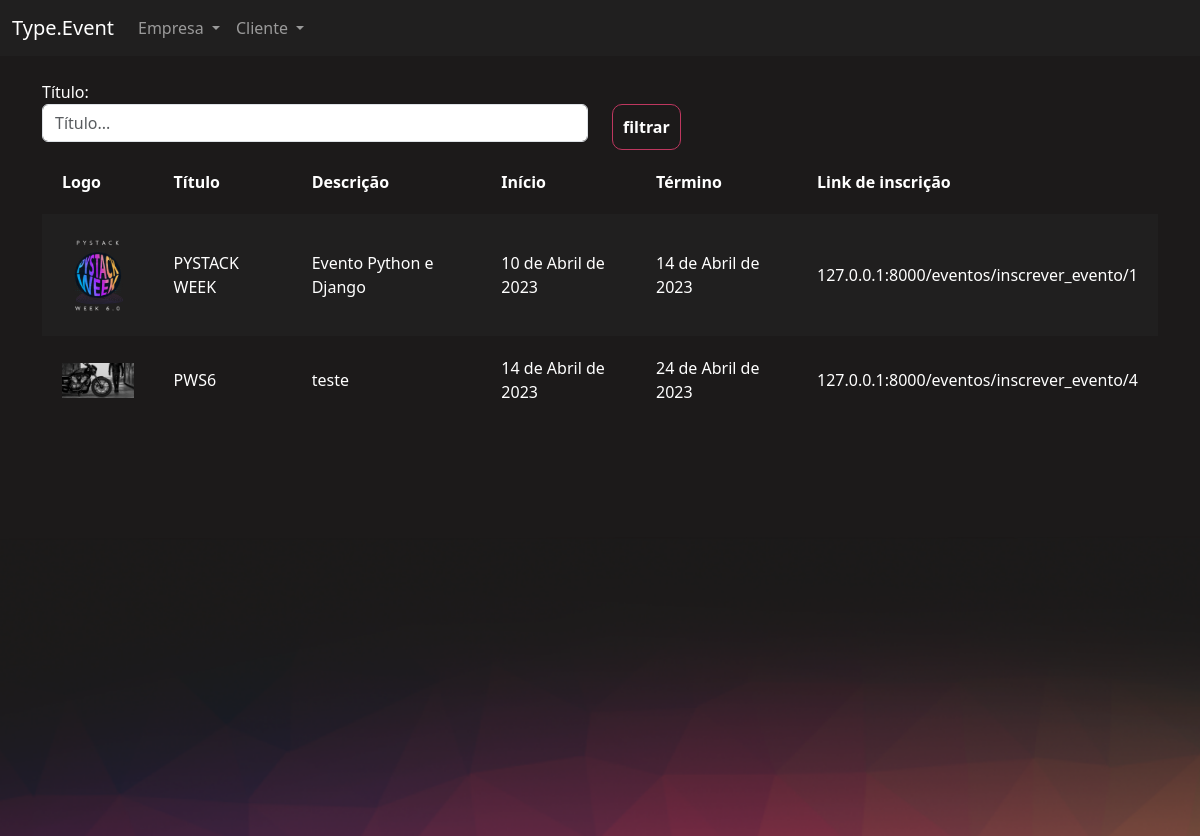
The page /eventos/gerenciar_evento/ (signed in) on the database its author committed.
### eventos/models.py (models this page shows, shortened)
class Evento(models.Model):
    criador = models.ForeignKey(User, on_delete=models.DO_NOTHING,null=True, blank=True)
    nome = models.CharField(max_length=200)
    descricao = models.TextField()
    data_inicio = models.DateField()
    data_termino = models.DateField()
    carga_horaria = models.IntegerField()
    logo = models.ImageField(upload_to='logos')
    participantes = models.ManyToManyField(User, related_name="evento_participante", null=True, blank=True)
    cor_principal = models.CharField(max_length=7)
    cor_secundaria = models.CharField(max_length=7)
    cor_fundo  = models.CharField(max_length=7)

### eventos/views.py (the view)
# urls.py: path('gerenciar_evento/', views.gerenciar_evento, name="gerenciar_evento"),
@login_required
def gerenciar_evento(request):
    if request.method == "GET":
        nome = request.GET.get('nome')
        eventos = Evento.objects.filter(criador=request.user)
        if nome:
            eventos = eventos.filter(nome__contains=nome)
        return render(request, 'gerenciar_evento.html', {'eventos': eventos})

### eventos/templates/gerenciar_evento.html (shortened to what this page needs)
{% extends "bases/base_evento.html" %}
{% load static %}
{% block 'importacoes' %}
    <link href="{% static 'evento/css/gerenciar_evento.css' %}" rel="stylesheet">
{% endblock %}
{% block 'conteudo' %}
    <div class="container">
        <br>
        <div class="row">
            <div class="col-md">
                <form action="{% url 'gerenciar_evento' %}" method="GET">
                <label>Título: </label>
                <input type="text" placeholder="Título..." class="form-control" name="nome">
            </div>
            <div class="col-md">
                <br>
                <input type="submit" class="btn-principal" value="filtrar">
            </div>
        </div>
        <table>
            <tr>
                <th>Logo</th>
                <th>Título</th>
                <th>Descrição</th>
                <th>Início</th>
                <th>Término</th>
                <th>Link de inscrição</th>
            </tr>
            {% for evento in eventos %}
                <tr class="{% cycle 'linha' 'linha2' %}">
                    <td width="10%"><a href="{% url 'participantes_evento' evento.id %}"><img width="100%" src="/media/{{evento.logo}}"></a></td>
                    <td>{{evento.nome}}</td>
                    <td>{{evento.descricao}}</td>
                    <td>{{evento.data_inicio}}</td>
                    <td>{{evento.data_termino}}</td>
                    <td>127.0.0.1:8000/eventos/inscrever_evento/{{evento.id}}</td>
            </tr>
        {% endfor %}
        </table>
    </div>
{% endblock %}

### templates/static/geral/css/base.css (style rules this page uses)
body { color: white !important; }
:root { --main-color: #201F1F; --dark-color: #1C1A1A; --contrast-color: #BE375F; --differential-color: #ED8554; }

### templates/static/evento/css/gerenciar_evento.css (style rules this page uses)
table { width: 100%; padding: 20px; }
.linha { height: 40px; background-color: var(--main-color); padding: 20px; }
td, th { padding: 20px; }

### templates/static/evento/css/evento.css (style rules this page uses)
body { background-color: #1C1A1A; }

### templates/static/usuarios/css/usuarios.css (style rules this page uses)
.btn-principal { background-color: transparent; border: 1px solid var(--contrast-color); color: white; padding: 10px; border-radius: 10px; font-weight: bold; }

### rows shown on the page
Evento: logo (picture), nome "PYSTACK WEEK", descricao "Evento Python e Django", data_inicio "10 de Abril de 2023", data_termino "14 de Abril de 2023", id "1"
Evento: logo (picture), nome "PWS6", descricao "teste", data_inicio "14 de Abril de 2023", data_termino "24 de Abril de 2023", id "4"
